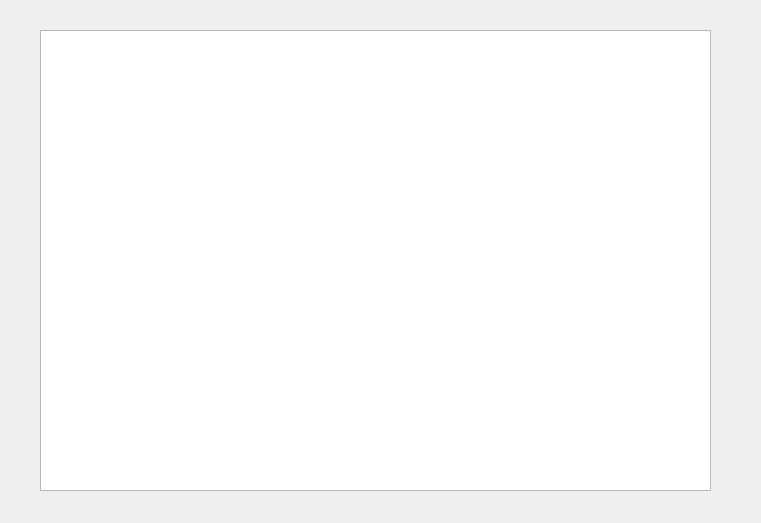
<?xml version="1.0" encoding="UTF-8"?>
<ui version="4.0">
 <class>sql_log</class>
 <widget class="QWidget" name="sql_log">
  <property name="geometry">
   <rect>
    <x>0</x>
    <y>0</y>
    <width>761</width>
    <height>523</height>
   </rect>
  </property>
  <property name="windowTitle">
   <string>Form</string>
  </property>
  <widget class="QTableView" name="tableView">
   <property name="geometry">
    <rect>
     <x>40</x>
     <y>30</y>
     <width>671</width>
     <height>461</height>
    </rect>
   </property>
  </widget>
 </widget>
 <resources/>
 <connections/>
</ui>
